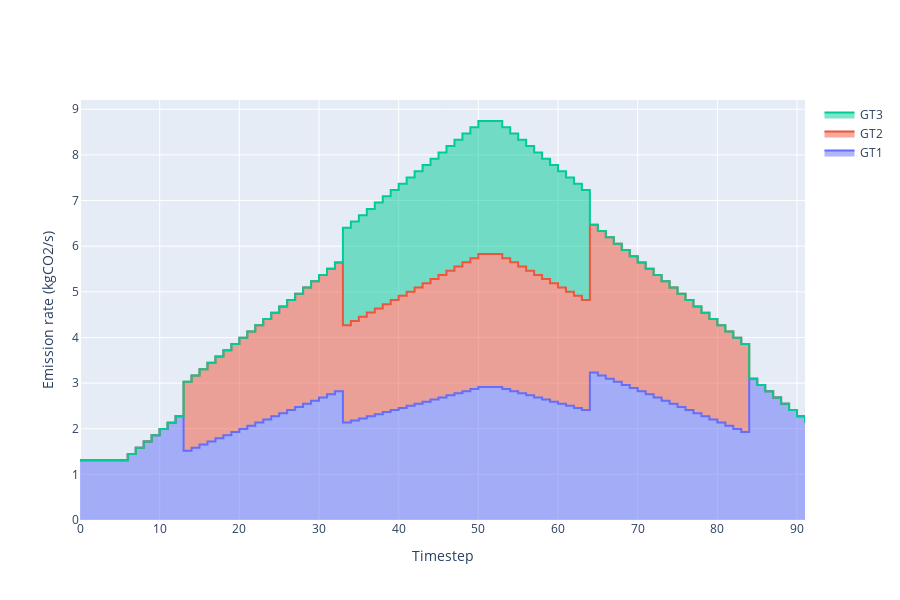

Here is the notebook cell this chart was saved with:
### Code cell
#plots.plot_CO2rate(mc)
plots.plot_CO2_rate_per_device(res,optimisation_model=simulator.optimiser,device_shareload=None)
